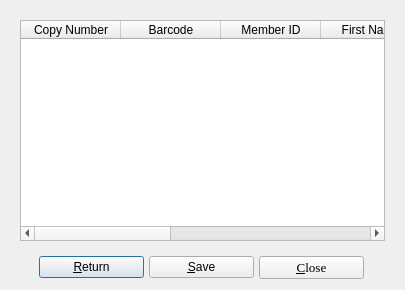
<?xml version="1.0" encoding="UTF-8"?>
<ui version="4.0">
 <class>checkedOutDialog</class>
 <widget class="QDialog" name="checkedOutDialog">
  <property name="geometry">
   <rect>
    <x>0</x>
    <y>0</y>
    <width>405</width>
    <height>290</height>
   </rect>
  </property>
  <property name="maximumSize">
   <size>
    <width>16777215</width>
    <height>16777215</height>
   </size>
  </property>
  <property name="windowTitle">
   <string>BiblioteQ: Current Borrowers</string>
  </property>
  <property name="windowIcon">
   <iconset resource="../Icons/icons.qrc">
    <normaloff>:/book.png</normaloff>:/book.png</iconset>
  </property>
  <property name="sizeGripEnabled">
   <bool>false</bool>
  </property>
  <layout class="QVBoxLayout">
   <item>
    <widget class="QFrame" name="frame">
     <layout class="QVBoxLayout">
      <item>
       <widget class="QTableWidget" name="table">
        <property name="focusPolicy">
         <enum>Qt::StrongFocus</enum>
        </property>
        <property name="alternatingRowColors">
         <bool>true</bool>
        </property>
        <property name="selectionMode">
         <enum>QAbstractItemView::SingleSelection</enum>
        </property>
        <property name="selectionBehavior">
         <enum>QAbstractItemView::SelectRows</enum>
        </property>
        <property name="verticalScrollMode">
         <enum>QAbstractItemView::ScrollPerItem</enum>
        </property>
        <property name="horizontalScrollMode">
         <enum>QAbstractItemView::ScrollPerPixel</enum>
        </property>
        <property name="sortingEnabled">
         <bool>false</bool>
        </property>
        <property name="cornerButtonEnabled">
         <bool>false</bool>
        </property>
        <column>
         <property name="text">
          <string>Copy Number</string>
         </property>
        </column>
        <column>
         <property name="text">
          <string>Barcode</string>
         </property>
        </column>
        <column>
         <property name="text">
          <string>Member ID</string>
         </property>
        </column>
        <column>
         <property name="text">
          <string>First Name</string>
         </property>
        </column>
        <column>
         <property name="text">
          <string>Last Name</string>
         </property>
        </column>
        <column>
         <property name="text">
          <string>Reservation Date</string>
         </property>
        </column>
        <column>
         <property name="text">
          <string>Due Date</string>
         </property>
        </column>
        <column>
         <property name="text">
          <string>Lender</string>
         </property>
        </column>
        <column>
         <property name="text">
          <string>MYOID</string>
         </property>
        </column>
       </widget>
      </item>
     </layout>
    </widget>
   </item>
   <item>
    <layout class="QHBoxLayout">
     <property name="spacing">
      <number>5</number>
     </property>
     <item>
      <spacer>
       <property name="orientation">
        <enum>Qt::Horizontal</enum>
       </property>
       <property name="sizeHint" stdset="0">
        <size>
         <width>39</width>
         <height>20</height>
        </size>
       </property>
      </spacer>
     </item>
     <item>
      <widget class="QPushButton" name="eraseButton">
       <property name="minimumSize">
        <size>
         <width>105</width>
         <height>0</height>
        </size>
       </property>
       <property name="text">
        <string>&amp;Return</string>
       </property>
       <property name="icon">
        <iconset resource="../Icons/icons.qrc">
         <normaloff>:/16x16/eraser.png</normaloff>:/16x16/eraser.png</iconset>
       </property>
      </widget>
     </item>
     <item>
      <widget class="QPushButton" name="saveButton">
       <property name="minimumSize">
        <size>
         <width>105</width>
         <height>0</height>
        </size>
       </property>
       <property name="text">
        <string>&amp;Save</string>
       </property>
       <property name="icon">
        <iconset resource="../Icons/icons.qrc">
         <normaloff>:/16x16/ok.png</normaloff>:/16x16/ok.png</iconset>
       </property>
      </widget>
     </item>
     <item>
      <widget class="QPushButton" name="cancelButton">
       <property name="minimumSize">
        <size>
         <width>105</width>
         <height>0</height>
        </size>
       </property>
       <property name="font">
        <font>
         <family>Times</family>
         <pointsize>10</pointsize>
        </font>
       </property>
       <property name="text">
        <string>&amp;Close</string>
       </property>
       <property name="icon">
        <iconset resource="../Icons/icons.qrc">
         <normaloff>:/16x16/cancel.png</normaloff>:/16x16/cancel.png</iconset>
       </property>
      </widget>
     </item>
     <item>
      <spacer>
       <property name="orientation">
        <enum>Qt::Horizontal</enum>
       </property>
       <property name="sizeHint" stdset="0">
        <size>
         <width>40</width>
         <height>20</height>
        </size>
       </property>
      </spacer>
     </item>
    </layout>
   </item>
  </layout>
 </widget>
 <tabstops>
  <tabstop>table</tabstop>
  <tabstop>eraseButton</tabstop>
  <tabstop>saveButton</tabstop>
  <tabstop>cancelButton</tabstop>
 </tabstops>
 <resources>
  <include location="../Icons/icons.qrc"/>
 </resources>
 <connections/>
</ui>
